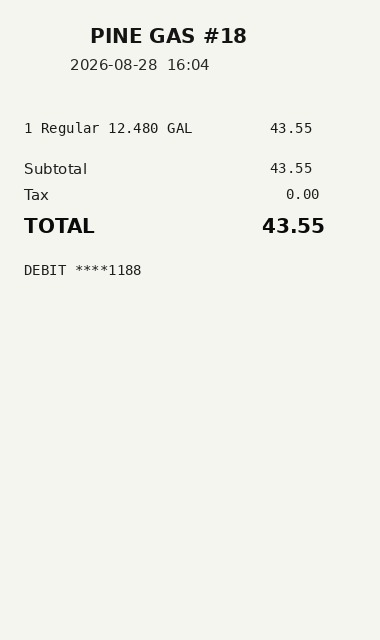
#> input picture fixtures/receipts/pine_gas.jpg, 380 x 640 px
$ python -i image_features.py   (imports and definitions only)
#> lines starting #> are read from the running program, lines starting #| are printed output that depends on the picture
"""Image-derived features via Pillow: size, brightness, contrast, region crops."""

from __future__ import annotations

from pathlib import Path

from PIL import Image, ImageFilter, ImageStat

from multimodal_receipt.models import ImageFeatures, RegionStats

REGION_FRACTIONS = {
    "header": (0.00, 0.00, 1.00, 0.18),
    "vendor_band": (0.00, 0.00, 0.70, 0.22),
    "body": (0.00, 0.18, 1.00, 0.52),
    "footer": (0.00, 0.70, 1.00, 0.30),
    "total_band": (0.40, 0.72, 0.60, 0.28),
}


def _crop_box(
    width: int, height: int, frac: tuple[float, float, float, float]
) -> tuple[int, int, int, int]:
    x, y, w, h = frac
    left = int(width * x)
    top = int(height * y)
    right = min(width, left + int(width * w))
    bottom = min(height, top + int(height * h))
    return left, top, right, bottom


def _stats(region: Image.Image, name: str, box: tuple[int, int, int, int]) -> RegionStats:
    rgb = region.convert("RGB")
    gray = region.convert("L")
    st = ImageStat.Stat(rgb)
    gst = ImageStat.Stat(gray)
    mean_r, mean_g, mean_b = (float(v) for v in st.mean)
    brightness = float(gst.mean[0])
    contrast = float(gst.stddev[0]) if gst.stddev else 0.0
    edges = gray.filter(ImageFilter.FIND_EDGES)
    edge_density = float(ImageStat.Stat(edges).mean[0]) / 255.0
    return RegionStats(
        name=name,
        bbox=box,
        mean_brightness=round(brightness, 3),
        contrast=round(contrast, 3),
        mean_r=round(mean_r, 3),
        mean_g=round(mean_g, 3),
        mean_b=round(mean_b, 3),
        edge_density=round(edge_density, 4),
    )


def extract_features(image_path: str | Path) -> ImageFeatures:
#> called with image_path = '../../fixtures/receipts/pine_gas.jpg'
    path = Path(image_path)
    with Image.open(path) as img:
#> img is the input picture: PIL image 380x640 RGB; mean R, G, B 240.8, 241.8, 235.9
        img = img.convert("RGB")
        width, height = img.size
#> width = 380; height = 640
        full = _stats(img, "full", (0, 0, width, height))
#> in _stats, `mean_r, mean_g, mean_b = (float(v) for v in st.mean)`: mean_r = 240.8; mean_g = 241.8; mean_b = 235.9
#> in _stats, `brightness = float(gst.mean[0])`: brightness = 240.8
#> in _stats, `contrast = float(gst.stddev[0]) if gst.stddev else 0.0`: contrast = 24.31
#> in _stats, `edges = gray.filter(ImageFilter.FIND_EDGES)`:
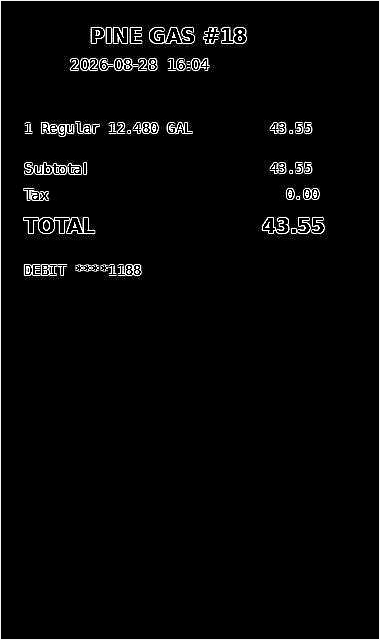
#> edges: PIL image 380x640 L; min 0, max 255, mean 7.3
#> in _stats, `edge_density = float(ImageStat.Stat(edges).mean[0]) / 255.0`: edge_density = 0.0285
        regions: dict[str, RegionStats] = {}
        for name, frac in REGION_FRACTIONS.items():
            box = _crop_box(width, height, frac)
            crop = img.crop(box)
            regions[name] = _stats(crop, name, box)
#> this loop made 5 passes
#> (mean_r in _stats, mean_g in _stats, mean_b in _stats, brightness in _stats, contrast in _stats, edge_density in _stats) on passes 1 to 5: (237, 238, 232.1, 237, 36.09, 0.0597), (233.4, 234.4, 228.6, 233.4, 43.33, 0.0873), (240.3, 241.3, 235.4, 240.3, 26.02, 0.0371), (244, 245, 239, 244, 0, 0.015), (244, 245, 239, 244, 0, 0.019)
#> pass 1, in extract_features, `crop = img.crop(box)`:
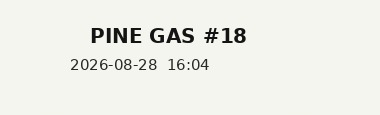
#> crop: PIL image 380x115 RGB; mean R, G, B 237, 238, 232.1
#> pass 1, in _stats (call 2), `edges = gray.filter(ImageFilter.FIND_EDGES)`:
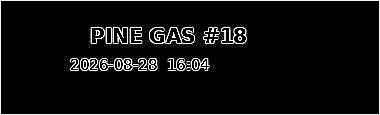
#> edges: PIL image 380x115 L; min 0, max 255, mean 15.2
#> pass 2, in extract_features, `crop = img.crop(box)`:
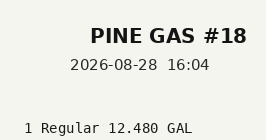
#> crop: PIL image 266x140 RGB; mean R, G, B 233.4, 234.4, 228.6
#> after the loop:
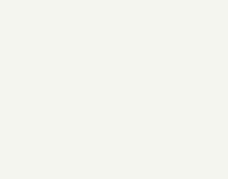
#> crop: PIL image 228x179 RGB; mean R, G, B 244, 245, 239
#> after the loop, regions = 5 items

        grayscale_delta = max(
            abs(full.mean_r - full.mean_g),
            abs(full.mean_g - full.mean_b),
            abs(full.mean_r - full.mean_b),
        )
#> grayscale_delta = 5.95
        is_grayscale_like = grayscale_delta < 18.0
#> is_grayscale_like = True
        aspect = width / height if height else 0.0
#> aspect = 0.594
        # Tall bright slips (coffee/gas/grill) read as thermal POS receipts.
        likely_thermal = aspect < 0.70 and full.mean_brightness > 200
#> likely_thermal = True
        header = regions["header"]
        header_is_dark = header.mean_brightness < 160
#> header_is_dark = False
        # Wider pages or darker branded headers read as invoices.
        likely_invoice = (aspect >= 0.70 or header_is_dark) and not likely_thermal
#> likely_invoice = False

        return ImageFeatures(
            path=str(path),
            width=width,
            height=height,
            aspect_ratio=round(aspect, 4),
            mean_brightness=full.mean_brightness,
            contrast=full.contrast,
            is_grayscale_like=is_grayscale_like,
            likely_thermal=likely_thermal,
            likely_invoice=likely_invoice,
            header_is_dark=header_is_dark,
            regions=regions,
        )


def layout_label(features: ImageFeatures) -> str:
    if features.likely_thermal:
        return "thermal_receipt"
    if features.likely_invoice:
        return "invoice"
    return "unknown"

>>> result = extract_features('../../fixtures/receipts/pine_gas.jpg')

$ run again, on fixtures/receipts/harbor_hardware.png
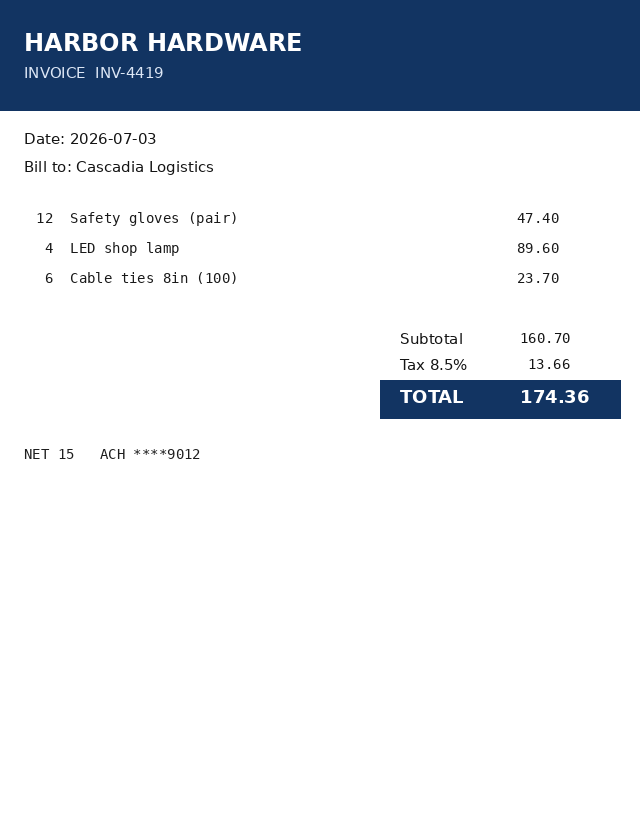
#> input picture fixtures/receipts/harbor_hardware.png, 640 x 820 px
#> in extract_features, img is the input picture: PIL image 640x820 RGB; mean R, G, B 218.8, 223.8, 230.5
#> mean_r = 218.8; mean_g = 223.8; mean_b = 230.5
#> brightness = 223.1
#> contrast = 74.49
#> edge_density = 0.024
#> the loop in extract_features, `for name, frac in REGION_FRACTIONS.items():` made 5 passes
#> (mean_r in _stats, mean_g in _stats, mean_b in _stats, brightness in _stats, contrast in _stats, edge_density in _stats) on passes 1 to 5: (82.51, 107.1, 140.5, 103.5, 91.72, 0.045), (114.8, 134.6, 161.3, 131.7, 101.1, 0.0609), (244.9, 246, 247.4, 245.8, 41.68, 0.0336), (255, 255, 255, 255, 0, 0.0112), (255, 255, 255, 255, 0, 0.0139)
#> pass 1, in _stats (call 2), `edges = gray.filter(ImageFilter.FIND_EDGES)`:
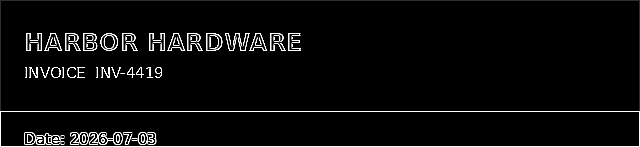
#> edges: PIL image 640x147 L; min 0, max 255, mean 11.5
#> pass 2, in extract_features, `crop = img.crop(box)`:
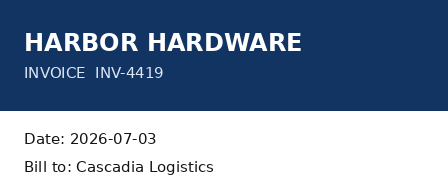
#> crop: PIL image 448x180 RGB; mean R, G, B 114.8, 134.6, 161.3
#> after the loop in extract_features, `for name, frac in REGION_FRACTIONS.items():`: regions = 5 items
#> grayscale_delta = 11.71
#> is_grayscale_like = True
#> aspect = 0.78
#> likely_thermal = False
#> header_is_dark = True

$ run again, on fixtures/receipts/mesa_grill.png
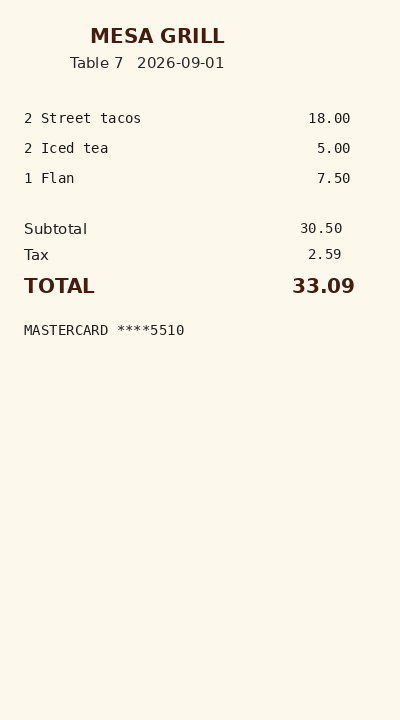
#> input picture fixtures/receipts/mesa_grill.png, 400 x 720 px
#> in extract_features, img is the input picture: PIL image 400x720 RGB; mean R, G, B 249.2, 245, 233.1
#> mean_r = 249.2; mean_g = 245; mean_b = 233.1
#> brightness = 245.1
#> contrast = 22.55
#> edge_density = 0.0268
#> the loop in extract_features, `for name, frac in REGION_FRACTIONS.items():` made 5 passes
#> (mean_r in _stats, mean_g in _stats, mean_b in _stats, brightness in _stats, contrast in _stats, edge_density in _stats) on passes 1 to 5: (245.5, 240.9, 229.1, 241.1, 34.62, 0.0625), (244.1, 239.4, 227.6, 239.6, 38.06, 0.0723), (248.9, 244.8, 232.9, 244.8, 23.56, 0.0324), (252, 248, 236, 248, 0, 0.0138), (252, 248, 236, 248, 0, 0.0177)
#> pass 1, in _stats (call 2), `edges = gray.filter(ImageFilter.FIND_EDGES)`:
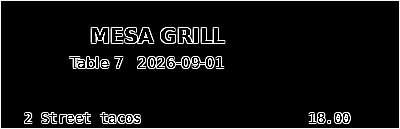
#> edges: PIL image 400x129 L; min 0, max 255, mean 15.9
#> pass 2, in extract_features, `crop = img.crop(box)`:
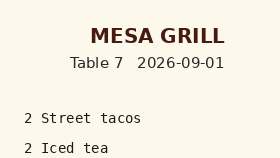
#> crop: PIL image 280x158 RGB; mean R, G, B 244.1, 239.4, 227.6
#> after the loop in extract_features, `for name, frac in REGION_FRACTIONS.items():`: regions = 5 items
#> grayscale_delta = 16.11
#> is_grayscale_like = True
#> aspect = 0.556
#> likely_thermal = True
#> header_is_dark = False
